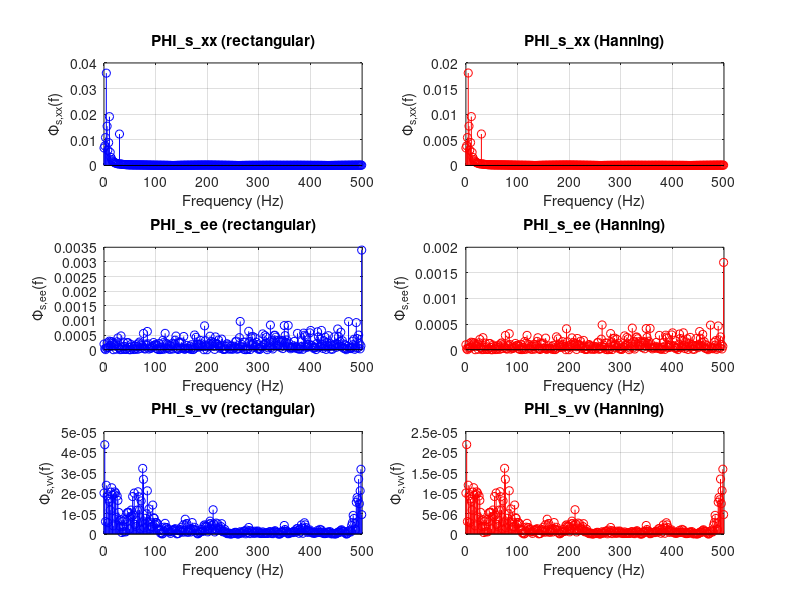

Reproduce this figure in MATLAB. (Note: this script raises an error after producing the figure.)
%% Sekcja 5: Metoda korelogramowa (okno Hanninga, Mw=N/5)
rng(77,'twister'); % stałe ziarno generatora liczb losowych
Tp = 0.001;
N=2000;
Mw = round(N/6);  % Mw=400 próbek
N = 2*Mw+1;
tau = (-Mw) : Mw;
n = 0:N-1;
sigma = 0.8;
x = sin(2*pi*5*n*Tp) + 0.5*sin(2*pi*10*n*Tp) + 0.25*sin(2*pi*30*n*Tp);
e = sigma * randn(1,N);
H = tf([0.1], [1, -0.9], Tp);
v = lsim(H, e, n*Tp)';
% DLA porównania z mniejszym okneml modyfikujemy Mw

x_DFT = Tp * fft(x);
e_DFT = Tp * fft(e);
v_DFT = Tp * fft(v);
% rectangle window (rectangular/boxcar) of length Mw (centered on 0..2*Mw)
% w_p should be length 2*Mw+1 to match rxx indexing (which is 2*Mw+1)
%w_p = ones(1, 2*Mw+1);  % prostokątne okno o wartości 1
w_p = zeros(2*Mw+1, 1);
for i = 1 : 2*Mw+1
    %tau_i = i - Mw;
    %if abs(tau_i) <= Mw
    w_p(i) = 1;  % długość 2*Mw+1
    %end
end
%w_p = ones(size(tau)); 

% autocorrelation 
rxx = xcorr(x, x, Mw, 'biased');  % długość 2*Mw+1, odpowiada indeksom -Mw: Mw
ree = xcorr(e, e, Mw, 'biased');
rvv = xcorr(v, v, Mw, 'biased');

corr_x = rxx;  
corr_e = ree; 
corr_v = rvv; 

PHI_s_xx_p = Tp * sum(w_p .* corr_x .* x_DFT);
PHI_s_ee_p = Tp * sum(w_p .* corr_e .* e_DFT);
PHI_s_vv_p = Tp * sum(w_p .* corr_v .* v_DFT);

% Hanning window (okno Hanninga) of length 2*Mw+1, 
w_h = zeros(N, 1);
for i = 1 : 2*Mw+1
    %tau_i = i - Mw;
    %if abs(tau_i) <= Mw
    w_h(i) = 0.5 * (1 + cos(pi*i/Mw)); %tau_i/Mw));  % długość 2*Mw+1
    %end
end

PHI_s_xx_h = Tp * sum(w_h .* corr_x .* x_DFT); % 3 sinusy
PHI_s_ee_h = Tp * sum(w_h .* corr_e .* e_DFT); % szum biały
PHI_s_vv_h = Tp * sum(w_h .* corr_v .* v_DFT); % szum kolorowy
%%
k = -Mw:Mw;  % przesunizenia τ
lags = k;

figure;

% Convert DFT frequency bins to Hz
fs = 1/Tp;
f = (0:N-1)*(fs/N);

% Plot PHI_s_xx_h (rectangular vs Hanning)
subplot(3,2,1);
stem(f, abs(PHI_s_xx_p), 'b-');
xlim([0 fs/2]); title('PHI\_s\_xx (rectangular)');
xlabel('Frequency (Hz)'); ylabel('\Phi_{s,xx}(f)'); grid on;

subplot(3,2,2);
stem(f, abs(PHI_s_xx_h), 'r-');
xlim([0 fs/2]); title('PHI\_s\_xx (Hanning)');
xlabel('Frequency (Hz)'); ylabel('\Phi_{s,xx}(f)'); grid on;

% Plot PHI_s_ee_h (rectangular vs Hanning)
subplot(3,2,3);
stem(f, abs(PHI_s_ee_p), 'b-');
xlim([0 fs/2]); title('PHI\_s\_ee (rectangular)');
xlabel('Frequency (Hz)'); ylabel('\Phi_{s,ee}(f)'); grid on;

subplot(3,2,4);
stem(f, abs(PHI_s_ee_h), 'r-');
xlim([0 fs/2]); title('PHI\_s\_ee (Hanning)');
xlabel('Frequency (Hz)'); ylabel('\Phi_{s,ee}(f)'); grid on;

% Plot PHI_s_vv_h (rectangular vs Hanning)
subplot(3,2,5);
stem(f, abs(PHI_s_vv_p), 'b-');
xlim([0 fs/2]); title('PHI\_s\_vv (rectangular)');
xlabel('Frequency (Hz)'); ylabel('\Phi_{s,vv}(f)'); grid on;

subplot(3,2,6);
stem(f, abs(PHI_s_vv_h), 'r-');
xlim([0 fs/2]); title('PHI\_s\_vv (Hanning)');
xlabel('Frequency (Hz)'); ylabel('\Phi_{s,vv}(f)'); grid on;

sgtitle('Porównanie PSD: prostokątne (niebieski) vs Hanning (czerwony)');
